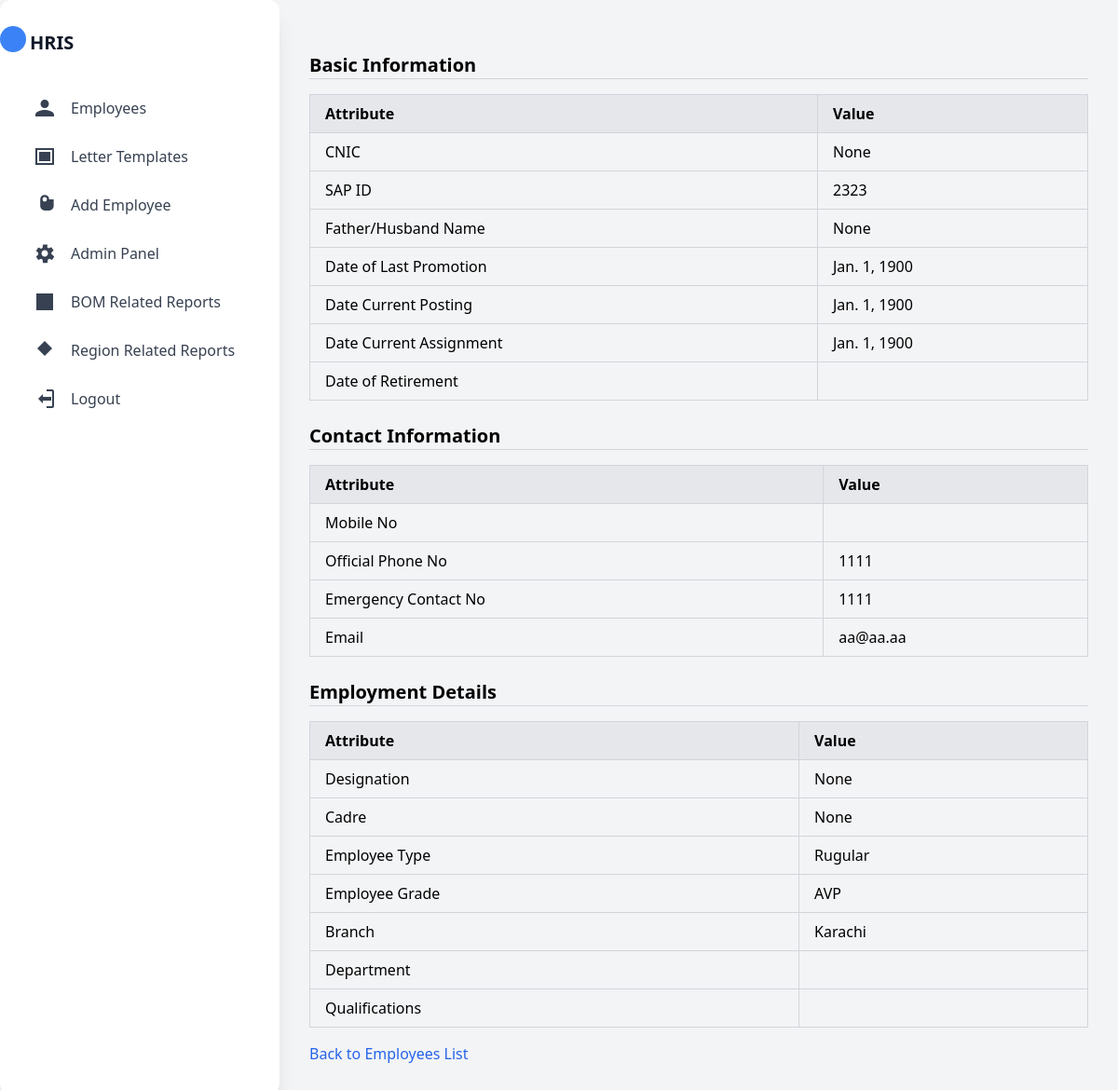
The app's page /employee/2323/ (signed in), older data.
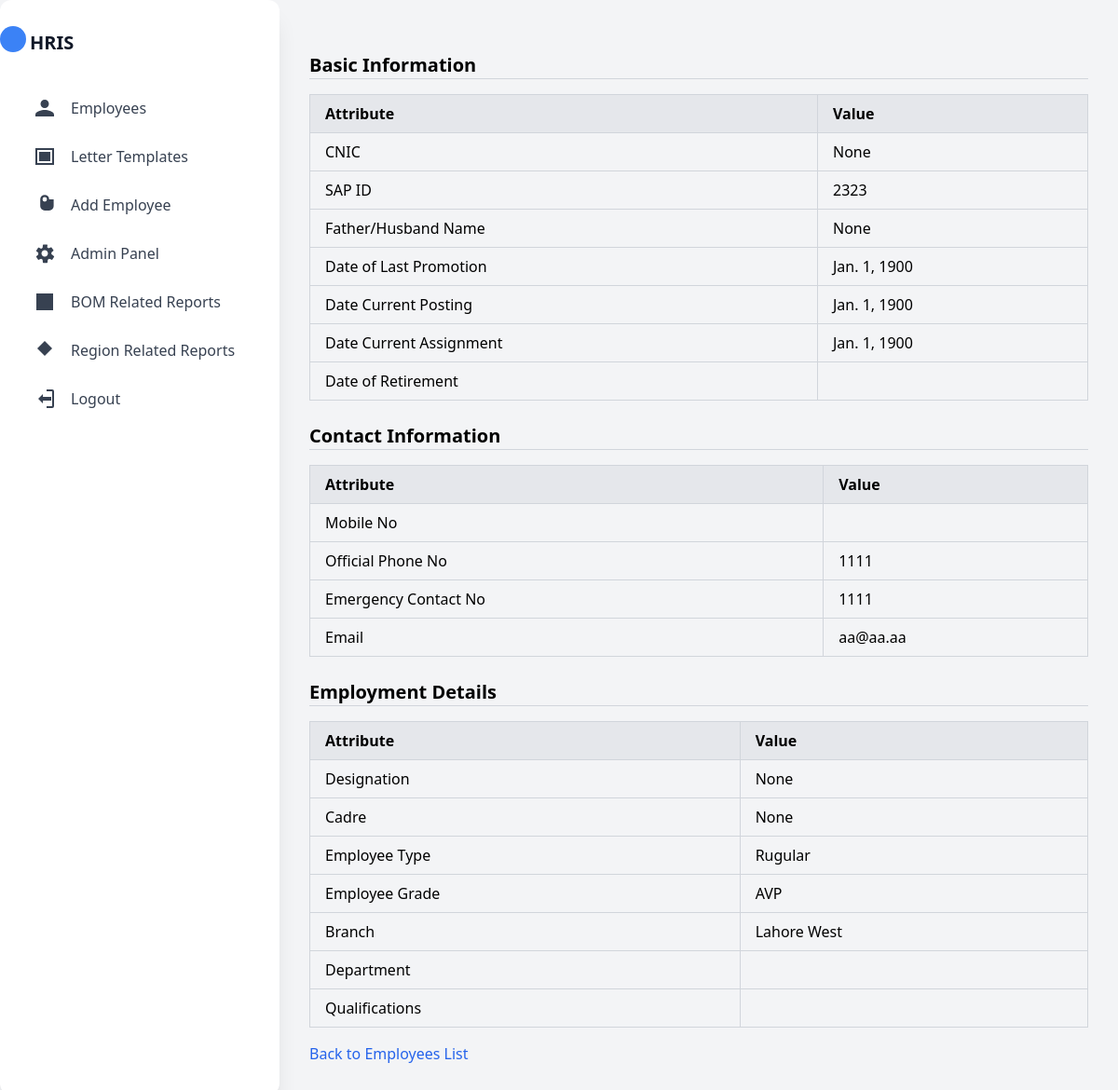
The same page, newer data.
### HRIS_App/models.py (models this page shows, shortened)
class Employee(AbstractBaseUser):
    email = models.EmailField(verbose_name="Email", max_length=255, unique=True)
    name = models.CharField(max_length=200)
    is_active = models.BooleanField(default=True)
    is_admin = models.BooleanField(default=False)
    is_admin_employee = models.BooleanField(default=False)
    created_at = models.DateTimeField(auto_now_add=True)
    updated_at = models.DateTimeField(auto_now=True)
    cnic_no = models.CharField(max_length=13, unique=True, blank=True, null=True)
    husband_or_father_name = models.CharField(max_length=100, blank=True, null=True)
    SAP_ID = models.IntegerField(default=None, unique=True, blank=True, null=True,)
    designation = models.ForeignKey(
        'Designation', on_delete=models.SET_NULL, null=True, blank=True, to_field='title'
    )
    cadre = models.ForeignKey(
        'Cadre', on_delete=models.SET_NULL, null=True, blank=True
    )
    employee_type = models.ForeignKey(
        'EmployeeType', on_delete=models.SET_NULL, null=True, blank=True, to_field='name'
    )
    employee_grade = models.ForeignKey(
        'EmployeeGrade', on_delete=models.SET_NULL, null=True, blank=True, to_field="grade_name"
    )
    branch = models.ForeignKey(
        'Branch', on_delete=models.CASCADE, null=True, blank=True, related_name='employees', to_field="branch_name"
    )
    qualifications = models.ManyToManyField(
        'Qualification', related_name='employees', blank=True
    )
    date_of_last_promotion = models.DateField(default="1900-01-01", blank=True, null=True)
    date_current_posting = models.DateField(default="1900-01-01", blank=True, null=True)
    date_current_assignment = models.DateField(default="1900-01-01", blank=True, null=True)
    mobile_number = models.CharField(max_length=15, blank=True, null=True, default="1111")
    admin_signature = models.BooleanField(default=False)
    phone_no_official = models.CharField(max_length=15, blank=True, null=True, default="1111")
    phone_no_emergency_contact = models.CharField(max_length=15, blank=True, null=True, default="1111")
    employee_email = models.EmailField(max_length=100, blank=True, null=True, default="aa@aa.aa")
    date_of_joining = models.DateField(default="1900-01-01", blank=True, null=True)
    user_group = models.CharField(max_length=200, default=None, blank=True, null=True)
    pending_inquiry = models.BooleanField(default=False)
    remarks = models.TextField(blank=True, null=True)
    objects = MyUserManager()
    USERNAME_FIELD = "email"
    REQUIRED_FIELDS = ["name"]

class Branch(models.Model):
    branch_code = models.IntegerField()
    branch_name = models.CharField(max_length=100, unique=True)
    branch_Category = models.CharField(max_length=100, default=None)
    branch_address = models.TextField(blank=True, null=True)
    branch_region = models.ForeignKey(Region, on_delete=models.CASCADE, to_field='name')
    def __str__(self):
        return self.branch_name

class EmployeeType(models.Model):
    name = models.CharField(max_length=100, unique=True)
    description = models.TextField(blank=True, null=True)
    def __str__(self):
        return self.name

class EmployeeGrade(models.Model):
    grade_name = models.CharField(max_length=100, unique=True)
    description = models.TextField(blank=True, null=True)
    def __str__(self):
        return self.grade_name

### HRIS_App/views.py (the view)
# urls.py: path('employee/<int:sap_id>/', views.employee_detail_view, name='employee_detail'),
@login_required(login_url='account:login')
def employee_detail_view(request, sap_id):
    employee = get_object_or_404(Employee, SAP_ID=sap_id)
    return render(request, 'HRIS_App/employee_details.html', {'employee': employee})

### HRIS_App/templates/HRIS_App/employee_details.html (shortened to what the changed rows need)
{% extends "sidebar.html" %}
{% block content %}
<div class="container mx-auto p-4">
    <h2 class="text-xl font-semibold mt-6">Basic Information</h2>
    <div class="overflow-x-auto">
        <table class="min-w-full border-collapse border border-gray-400">
            <thead>
                <tr class="bg-gray-200">
                    <th class="border border-gray-300 px-4 py-2 text-left">Attribute</th>
                    <th class="border border-gray-300 px-4 py-2 text-left">Value</th>
                </tr>
            </thead>
            <tbody>
                <tr class="hover:bg-gray-100">
                    <td class="border border-gray-300 px-4 py-2">CNIC</td>
                    <td class="border border-gray-300 px-4 py-2">{{ employee.cnic_no }}</td>
                </tr>
                <tr class="hover:bg-gray-100">
                    <td class="border border-gray-300 px-4 py-2">SAP ID</td>
                    <td class="border border-gray-300 px-4 py-2">{{ employee.SAP_ID }}</td>
                </tr>
                <tr class="hover:bg-gray-100">
                    <td class="border border-gray-300 px-4 py-2">Father/Husband Name</td>
                    <td class="border border-gray-300 px-4 py-2">{{ employee.husband_or_father_name }}</td>
                </tr>
                <tr class="hover:bg-gray-100">
                    <td class="border border-gray-300 px-4 py-2">Date of Last Promotion</td>
                    <td class="border border-gray-300 px-4 py-2">{{ employee.date_of_last_promotion }}</td>
                </tr>
                <tr class="hover:bg-gray-100">
                    <td class="border border-gray-300 px-4 py-2">Date Current Posting</td>
                    <td class="border border-gray-300 px-4 py-2">{{ employee.date_current_posting }}</td>
                </tr>
                <tr class="hover:bg-gray-100">
                    <td class="border border-gray-300 px-4 py-2">Date Current Assignment</td>
                    <td class="border border-gray-300 px-4 py-2">{{ employee.date_current_assignment }}</td>
                </tr>
            </tbody>
        </table>
    </div>
    <h2 class="text-xl font-semibold mt-6">Contact Information</h2>
    <div class="overflow-x-auto">
        <table class="min-w-full border-collapse border border-gray-400">
            <thead>
                <tr class="bg-gray-200">
                    <th class="border border-gray-300 px-4 py-2 text-left">Attribute</th>
                    <th class="border border-gray-300 px-4 py-2 text-left">Value</th>
                </tr>
            </thead>
            <tbody>
                <tr class="hover:bg-gray-100">
                    <td class="border border-gray-300 px-4 py-2">Official Phone No</td>
                    <td class="border border-gray-300 px-4 py-2">{{ employee.phone_no_official }}</td>
                </tr>
                <tr class="hover:bg-gray-100">
                    <td class="border border-gray-300 px-4 py-2">Emergency Contact No</td>
                    <td class="border border-gray-300 px-4 py-2">{{ employee.phone_no_emergency_contact }}</td>
                </tr>
                <tr class="hover:bg-gray-100">
                    <td class="border border-gray-300 px-4 py-2">Email</td>
                    <td class="border border-gray-300 px-4 py-2">{{ employee.employee_email }}</td>
                </tr>
            </tbody>
        </table>
    </div>
    <h2 class="text-xl font-semibold mt-6">Employment Details</h2>
    <div class="overflow-x-auto">
        <table class="min-w-full border-collapse border border-gray-400">
            <thead>
                <tr class="bg-gray-200">
                    <th class="border border-gray-300 px-4 py-2 text-left">Attribute</th>
                    <th class="border border-gray-300 px-4 py-2 text-left">Value</th>
                </tr>
            </thead>
            <tbody>
                <tr class="hover:bg-gray-100">
                    <td class="border border-gray-300 px-4 py-2">Designation</td>
                    <td class="border border-gray-300 px-4 py-2">{{ employee.designation }}</td>
                </tr>
                <tr class="hover:bg-gray-100">
                    <td class="border border-gray-300 px-4 py-2">Cadre</td>
                    <td class="border border-gray-300 px-4 py-2">{{ employee.cadre }}</td>
                </tr>
                <tr class="hover:bg-gray-100">
                    <td class="border border-gray-300 px-4 py-2">Employee Type</td>
                    <td class="border border-gray-300 px-4 py-2">{{ employee.employee_type }}</td>
                </tr>
                <tr class="hover:bg-gray-100">
                    <td class="border border-gray-300 px-4 py-2">Employee Grade</td>
                    <td class="border border-gray-300 px-4 py-2">{{ employee.employee_grade }}</td>
                </tr>
                <tr class="hover:bg-gray-100">
                    <td class="border border-gray-300 px-4 py-2">Branch</td>
                    <td class="border border-gray-300 px-4 py-2">{{ employee.branch }}</td>
                </tr>
            </tbody>
        </table>
    </div>
</div>
{% endblock content %}

Row changes from the older to the newer data that the page shows:
changed Employee "None": branch "Karachi" → "Lahore West"
